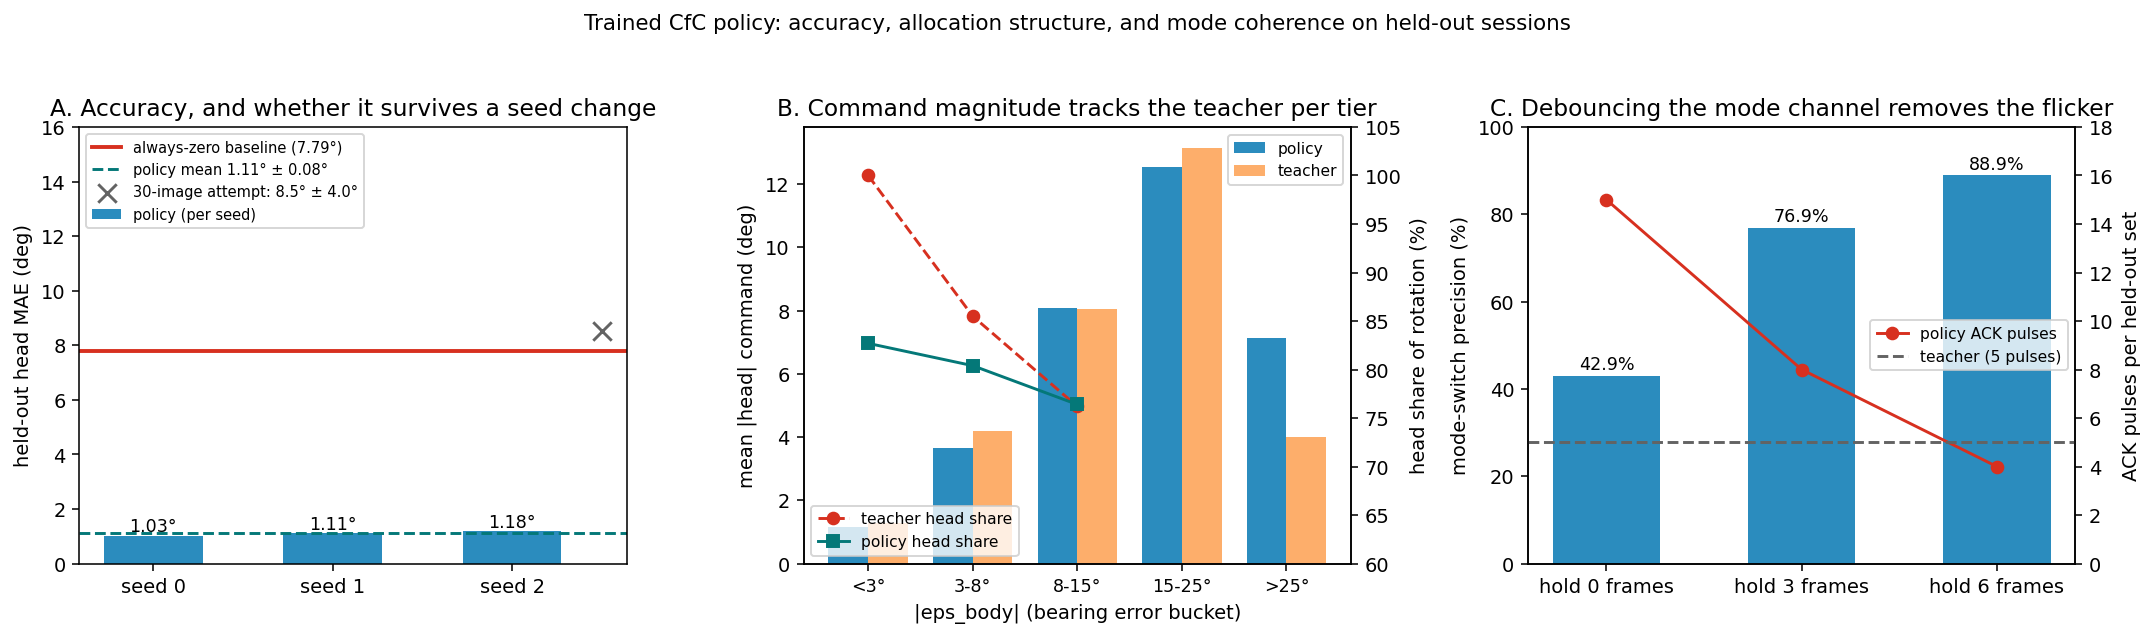

This figure's Python source:
#!/usr/bin/env python3
# -*- coding: utf-8 -*-
"""fig_policy.py -- figure for the trained-policy results (RESULTS §4.5).

Three panels, each answering one question a reviewer actually asks:

  A  Does it beat doing nothing, and is that stable across seeds?
  B  Did it learn the three-tier head/body allocation the teacher was built
     around?
  C  Is the mode channel coherent, and does a debounce fix it?

Numbers are the measured ones recorded in RESULTS.md §4.5.3/§4.5.4; this script
only plots them, so re-running it never invents data.

Run:  python fig_policy.py
"""
from __future__ import annotations

import os

import matplotlib
matplotlib.use("Agg")
import matplotlib.pyplot as plt
import numpy as np

OUT = os.path.join(os.path.dirname(os.path.abspath(__file__)), "fig_policy.png")

# ---- measured numbers (RESULTS.md §4.5.3 / §4.5.4) -------------------------
SEED_MAE = [1.03, 1.11, 1.18]          # held-out head MAE per seed
BASELINE_MAE = 7.79                    # "always command zero"
SMALL_DATA_MAE = [5.22, 5.97, 7.64, 8.54, 15.22]   # 30-source-image attempt

TIERS = ["<3°", "3-8°", "8-15°", "15-25°", ">25°"]
POLICY_HEAD = [1.17, 3.67, 8.07, 12.55, 7.12]
TEACHER_HEAD = [1.30, 4.18, 8.04, 13.15, 4.00]
POLICY_HEAD_SHARE = [82.7, 80.4, 76.4]     # tier1..3, policy
TEACHER_HEAD_SHARE = [100.0, 85.5, 76.2]

HOLDS = [0, 3, 6]
PRECISION = [42.9, 76.9, 88.9]
PULSES = [15, 8, 4]
TEACHER_PULSES = 5


def main() -> int:
    fig, ax = plt.subplots(1, 3, figsize=(15.5, 4.6))

    # ---- A: does it beat doing nothing, across seeds ------------------
    a = ax[0]
    xs = np.arange(len(SEED_MAE))
    a.bar(xs, SEED_MAE, width=0.55, color="#2b8cbe", label="policy (per seed)")
    a.axhline(BASELINE_MAE, color="#d7301f", lw=2,
              label=f"always-zero baseline ({BASELINE_MAE}°)")
    m = float(np.mean(SEED_MAE))
    # Sample standard deviation (ddof=1), matching how RESULTS.md quotes it.
    # Population std would print 0.06 here and disagree with the text.
    s = float(np.std(SEED_MAE, ddof=1))
    a.axhline(m, color="#047878", ls="--", lw=1.5,
              label=f"policy mean {m:.2f}° ± {s:.2f}°")
    for i, v in enumerate(SEED_MAE):
        a.text(i, v + 0.15, f"{v:.2f}°", ha="center", fontsize=9)
    # the failed small-data attempt, for contrast
    a.scatter([len(SEED_MAE) - 0.5], [np.mean(SMALL_DATA_MAE)], marker="x", s=90,
              color="#636363", zorder=5,
              label=f"30-image attempt: {np.mean(SMALL_DATA_MAE):.1f}° ± "
                    f"{np.std(SMALL_DATA_MAE, ddof=1):.1f}°")
    a.set_xticks(list(xs))
    a.set_xticklabels([f"seed {i}" for i in xs])
    a.set_ylabel("held-out head MAE (deg)")
    a.set_title("A. Accuracy, and whether it survives a seed change")
    a.legend(fontsize=7.5, loc="upper left")
    a.set_ylim(0, 16)

    # ---- B: three-tier allocation ------------------------------------
    b = ax[1]
    w = 0.38
    xb = np.arange(len(TIERS))
    b.bar(xb - w / 2, POLICY_HEAD, w, label="policy", color="#2b8cbe")
    b.bar(xb + w / 2, TEACHER_HEAD, w, label="teacher", color="#fdae6b")
    b.set_xticks(xb)
    b.set_xticklabels(TIERS, fontsize=9)
    b.set_xlabel("|eps_body| (bearing error bucket)")
    b.set_ylabel("mean |head| command (deg)")
    b.set_title("B. Command magnitude tracks the teacher per tier")
    b.legend(fontsize=8)

    axb2 = b.twinx()
    axb2.plot([0, 1, 2], TEACHER_HEAD_SHARE, "o--", color="#d7301f",
              label="teacher head share")
    axb2.plot([0, 1, 2], POLICY_HEAD_SHARE, "s-", color="#047878",
              label="policy head share")
    axb2.set_ylabel("head share of rotation (%)")
    axb2.set_ylim(60, 105)
    axb2.legend(fontsize=8, loc="lower left")

    # ---- C: mode coherence vs debounce -------------------------------
    c = ax[2]
    xc = np.arange(len(HOLDS))
    c.bar(xc, PRECISION, width=0.55, color="#2b8cbe")
    for i, v in enumerate(PRECISION):
        c.text(i, v + 1.5, f"{v:.1f}%", ha="center", fontsize=9)
    c.set_xticks(xc)
    c.set_xticklabels([f"hold {h} frames" for h in HOLDS])
    c.set_ylabel("mode-switch precision (%)")
    c.set_ylim(0, 100)
    c.set_title("C. Debouncing the mode channel removes the flicker")

    axc2 = c.twinx()
    axc2.plot(xc, PULSES, "o-", color="#d7301f", label="policy ACK pulses")
    axc2.axhline(TEACHER_PULSES, color="#636363", ls="--",
                 label=f"teacher ({TEACHER_PULSES} pulses)")
    axc2.set_ylabel("ACK pulses per held-out set")
    axc2.set_ylim(0, 18)
    axc2.legend(fontsize=8, loc="center right")

    fig.suptitle("Trained CfC policy: accuracy, allocation structure, and mode "
                 "coherence on held-out sessions", fontsize=11)
    fig.tight_layout(rect=(0, 0, 1, 0.95))
    fig.savefig(OUT, dpi=140, bbox_inches="tight")
    print(f"wrote {OUT}")
    return 0


if __name__ == "__main__":
    raise SystemExit(main())
